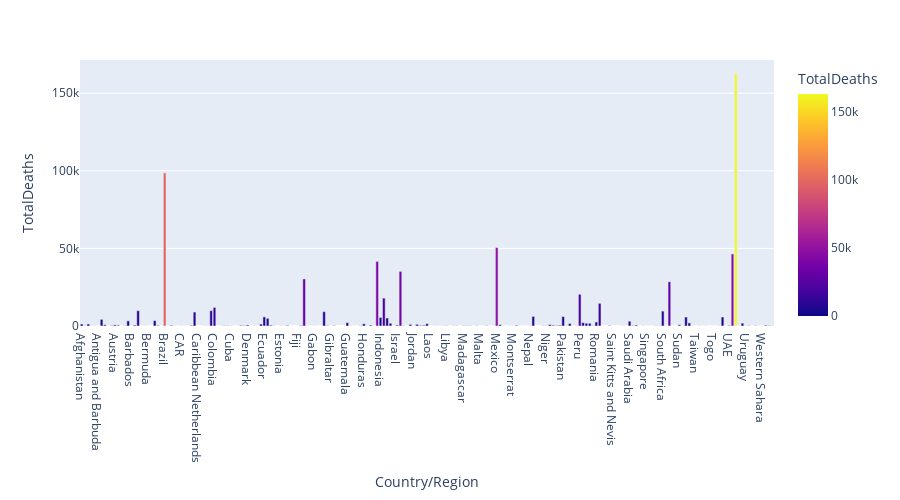

Notebook code for this chart:
### Code cell
px.bar(
    dfd.sort_values(by=['Country/Region']),
    x='Country/Region',
    y='TotalDeaths',
    color='TotalDeaths',
    height=500,
    hover_data=['Country/Region', 'Continent']
)

### Figure 1 — Plotly figure (JSON) as saved in the notebook; plotly's stock layout.template omitted (floating-point values rounded to 4 significant figures; data arrays with more than 128 entries replaced by an {"elided": "..."} marker saying what was removed)
{"data": [{"alignmentgroup": "True", "customdata": {"elided": "209x2 str values"}, "hovertemplate": "Country/Region=%{customdata[0]}<br>TotalDeaths=%{marker.color}<br>Continent=%{customdata[1]}<extra></extra>", "legendgroup": "", "marker": {"color": {"elided": "209 int values"}, "coloraxis": "coloraxis"}, "name": "", "offsetgroup": "", "orientation": "v", "showlegend": false, "textposition": "auto", "type": "bar", "x": {"elided": "209 str values"}, "xaxis": "x", "y": {"elided": "209 int values"}, "yaxis": "y"}], "layout": {"barmode": "relative", "coloraxis": {"colorbar": {"title": {"text": "TotalDeaths"}}, "colorscale": [[0, "#0d0887"], [0.1111, "#46039f"], [0.2222, "#7201a8"], [0.3333, "#9c179e"], [0.4444, "#bd3786"], [0.5556, "#d8576b"], [0.6667, "#ed7953"], [0.7778, "#fb9f3a"], [0.8889, "#fdca26"], [1, "#f0f921"]]}, "height": 500, "legend": {"tracegroupgap": 0}, "margin": {"t": 60}, "xaxis": {"anchor": "y", "domain": [0, 1], "title": {"text": "Country/Region"}}, "yaxis": {"anchor": "x", "domain": [0, 1], "title": {"text": "TotalDeaths"}}}}
